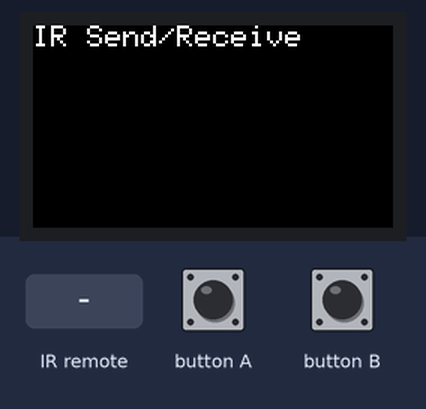
A sketch run on a simulated ESP32. Shown: 240×135 colour display. The inputs (shaded band) are chosen by the test bench. What the sketch prints to the serial monitor is not drawn.

Above: at 1.3 s.
1.4 s: button A pressed for 0.15 s
At 2.6 s:
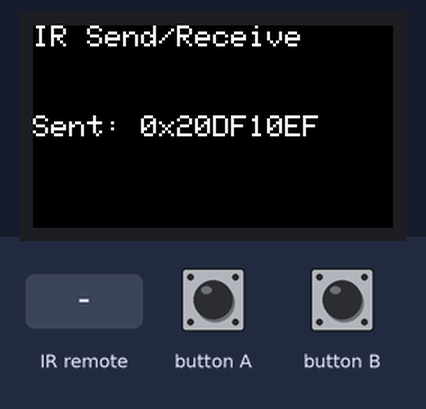
3.0 s: infrared code 0x20DF10EF received
At 3.7 s:
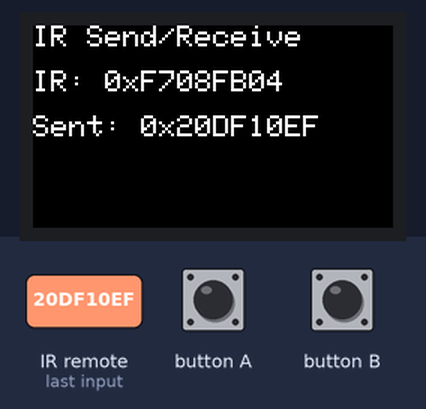
Timing chart, 0 to 6.0 s (numbered marks = the images above; inputs shaded):
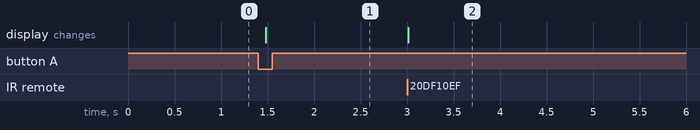

The sketch:

IR_SendReceive.ino
```cpp
#include <M5StickCPlus2.h>  // Use M5StickCPlus.h if not on Plus2
#include <IRremote.h>

// Use GPIO9 for IR receiver (VS1838B) and GPIO10 for IR LED
#define IR_RECEIVE_PIN 9
#define IR_SEND_PIN 10

void setup() {
  M5.begin();
  M5.Lcd.setRotation(3);
  M5.Lcd.setTextSize(2);
  M5.Lcd.println("IR Send/Receive");

  Serial.begin(115200);
  IrReceiver.begin(IR_RECEIVE_PIN, ENABLE_LED_FEEDBACK);
  IrSender.begin(IR_SEND_PIN, ENABLE_LED_FEEDBACK);

  Serial.println("IR Ready. Waiting for signal...");
}

void loop() {
  // Receive IR
  if (IrReceiver.decode()) {
    Serial.print("Received IR code: ");
    Serial.println(IrReceiver.decodedIRData.decodedRawData, HEX);

    // Display on screen
    M5.Lcd.setCursor(0, 30);
    M5.Lcd.fillRect(0, 30, 240, 20, BLACK);
    M5.Lcd.print("IR: 0x");
    M5.Lcd.println(IrReceiver.decodedIRData.decodedRawData, HEX);

    IrReceiver.resume();
  }

  // Send IR on button press
  M5.update();
  if (M5.BtnA.wasPressed()) {
    unsigned long exampleCode = 0x20DF10EF;  // Replace with real code
    IrSender.sendNEC(exampleCode, 32);
    Serial.println("Sent IR code: 0x20DF10EF");

    M5.Lcd.setCursor(0, 60);
    M5.Lcd.fillRect(0, 60, 240, 20, BLACK);
    M5.Lcd.print("Sent: 0x");
    M5.Lcd.println(exampleCode, HEX);
  }
}
```

Measured:
- after the input at 1.4 s, the display: changes after 0.08 s (image 1)
- after the input at 3.0 s, the display: changes at once (image 2)
